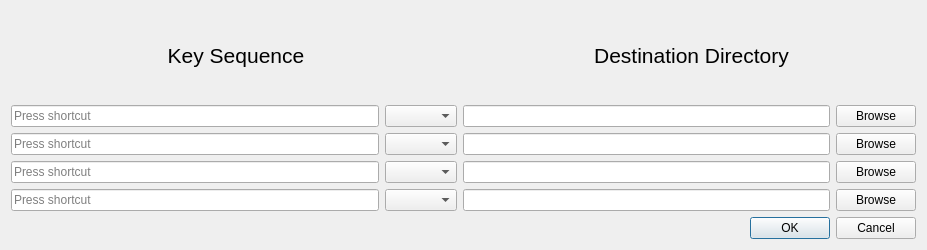
<?xml version="1.0" encoding="UTF-8"?>
<ui version="4.0">
 <class>FileOperationConfigDialog</class>
 <widget class="QDialog" name="FileOperationConfigDialog">
  <property name="geometry">
   <rect>
    <x>0</x>
    <y>0</y>
    <width>927</width>
    <height>250</height>
   </rect>
  </property>
  <property name="sizePolicy">
   <sizepolicy hsizetype="Preferred" vsizetype="Preferred">
    <horstretch>0</horstretch>
    <verstretch>0</verstretch>
   </sizepolicy>
  </property>
  <property name="windowTitle">
   <string>File Move/Copy Configure Dialog</string>
  </property>
  <layout class="QVBoxLayout" name="verticalLayout_2">
   <item>
    <layout class="QHBoxLayout" name="horizontalLayout_6">
     <item>
      <widget class="QLabel" name="label_3">
       <property name="font">
        <font>
         <pointsize>16</pointsize>
         <weight>50</weight>
         <bold>false</bold>
         <kerning>true</kerning>
        </font>
       </property>
       <property name="text">
        <string>Key Sequence</string>
       </property>
       <property name="alignment">
        <set>Qt::AlignCenter</set>
       </property>
      </widget>
     </item>
     <item>
      <widget class="QLabel" name="label_2">
       <property name="font">
        <font>
         <pointsize>16</pointsize>
        </font>
       </property>
       <property name="text">
        <string>Destination Directory</string>
       </property>
       <property name="alignment">
        <set>Qt::AlignCenter</set>
       </property>
      </widget>
     </item>
    </layout>
   </item>
   <item>
    <layout class="QHBoxLayout" name="horizontalLayout">
     <item>
      <widget class="QKeySequenceEdit" name="keySequenceEdit">
       <property name="focusPolicy">
        <enum>Qt::ClickFocus</enum>
       </property>
      </widget>
     </item>
     <item>
      <widget class="QComboBox" name="comboBox"/>
     </item>
     <item>
      <widget class="QLineEdit" name="lineEdit"/>
     </item>
     <item>
      <widget class="QPushButton" name="pushButton">
       <property name="text">
        <string>Browse</string>
       </property>
      </widget>
     </item>
    </layout>
   </item>
   <item>
    <layout class="QHBoxLayout" name="horizontalLayout_3">
     <item>
      <widget class="QKeySequenceEdit" name="keySequenceEdit_2">
       <property name="focusPolicy">
        <enum>Qt::ClickFocus</enum>
       </property>
      </widget>
     </item>
     <item>
      <widget class="QComboBox" name="comboBox_2"/>
     </item>
     <item>
      <widget class="QLineEdit" name="lineEdit_2"/>
     </item>
     <item>
      <widget class="QPushButton" name="pushButton_2">
       <property name="text">
        <string>Browse</string>
       </property>
      </widget>
     </item>
    </layout>
   </item>
   <item>
    <layout class="QHBoxLayout" name="horizontalLayout_4">
     <item>
      <widget class="QKeySequenceEdit" name="keySequenceEdit_3">
       <property name="focusPolicy">
        <enum>Qt::ClickFocus</enum>
       </property>
      </widget>
     </item>
     <item>
      <widget class="QComboBox" name="comboBox_3"/>
     </item>
     <item>
      <widget class="QLineEdit" name="lineEdit_3"/>
     </item>
     <item>
      <widget class="QPushButton" name="pushButton_3">
       <property name="text">
        <string>Browse</string>
       </property>
      </widget>
     </item>
    </layout>
   </item>
   <item>
    <layout class="QHBoxLayout" name="horizontalLayout_5">
     <item>
      <widget class="QKeySequenceEdit" name="keySequenceEdit_4">
       <property name="focusPolicy">
        <enum>Qt::ClickFocus</enum>
       </property>
      </widget>
     </item>
     <item>
      <widget class="QComboBox" name="comboBox_4"/>
     </item>
     <item>
      <widget class="QLineEdit" name="lineEdit_4"/>
     </item>
     <item>
      <widget class="QPushButton" name="pushButton_4">
       <property name="text">
        <string>Browse</string>
       </property>
      </widget>
     </item>
    </layout>
   </item>
   <item>
    <widget class="QDialogButtonBox" name="buttonBox">
     <property name="orientation">
      <enum>Qt::Horizontal</enum>
     </property>
     <property name="standardButtons">
      <set>QDialogButtonBox::Cancel|QDialogButtonBox::Ok</set>
     </property>
    </widget>
   </item>
  </layout>
 </widget>
 <resources/>
 <connections/>
</ui>
